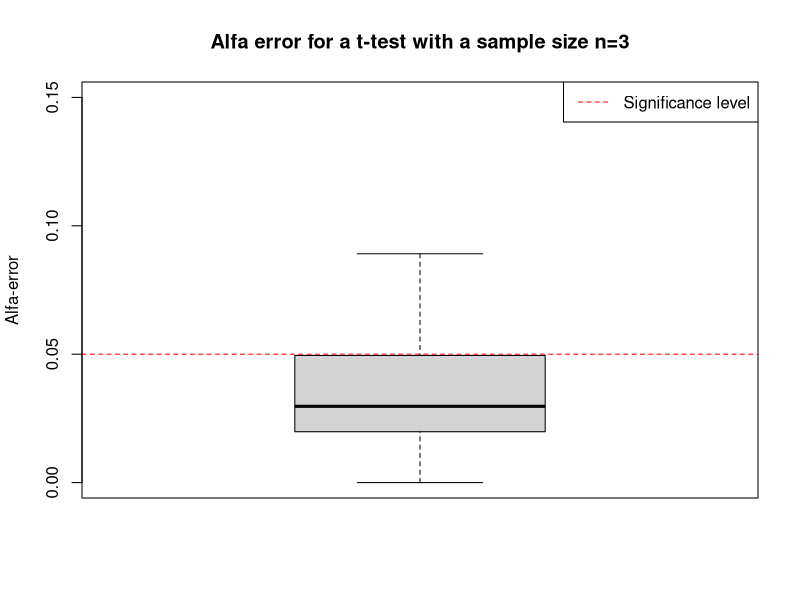
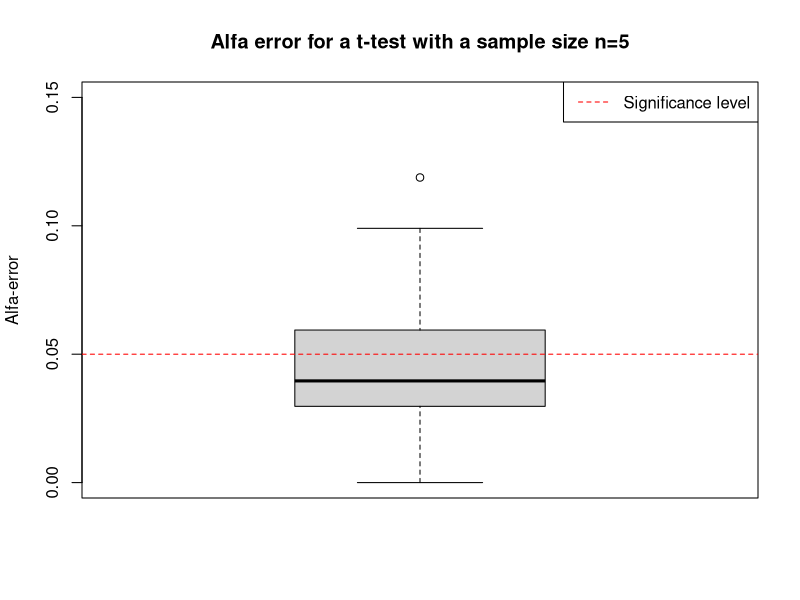
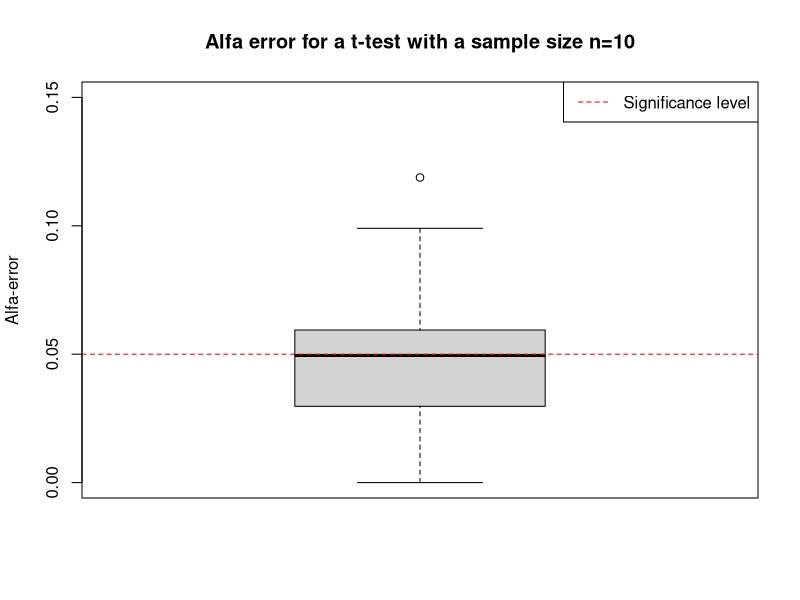
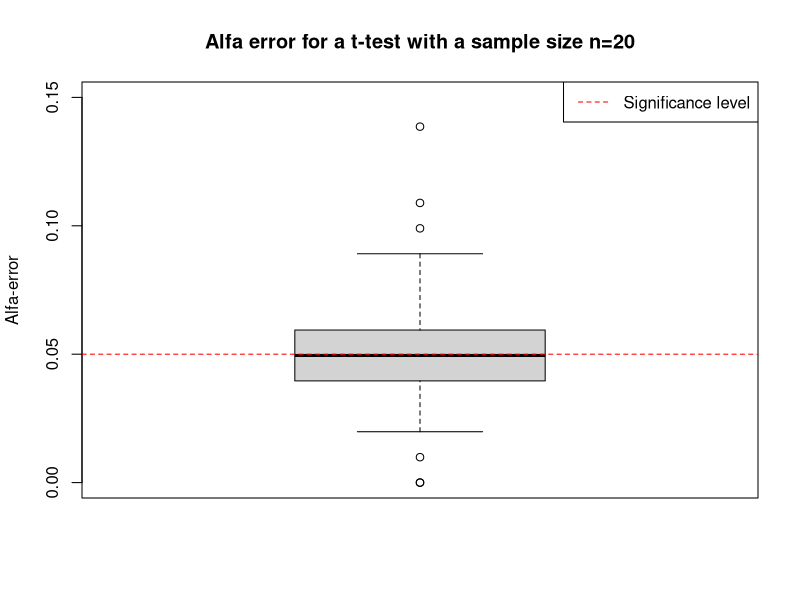
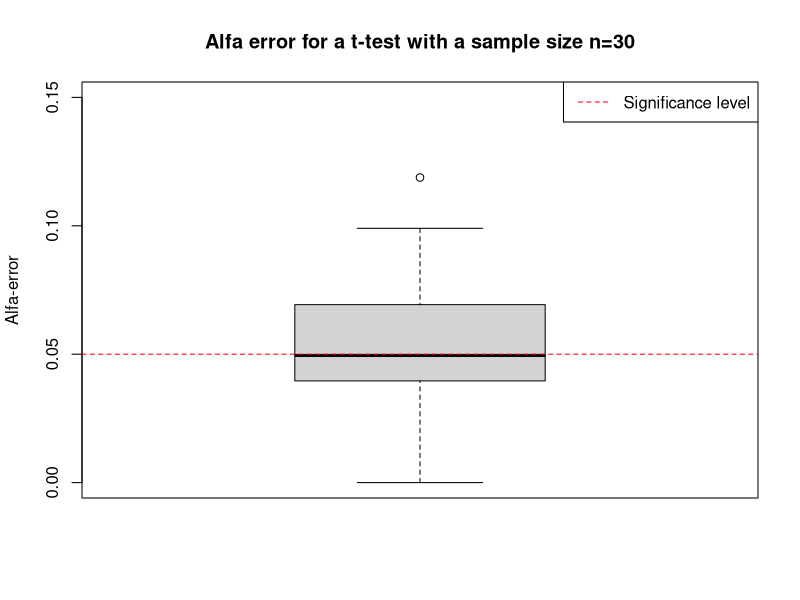
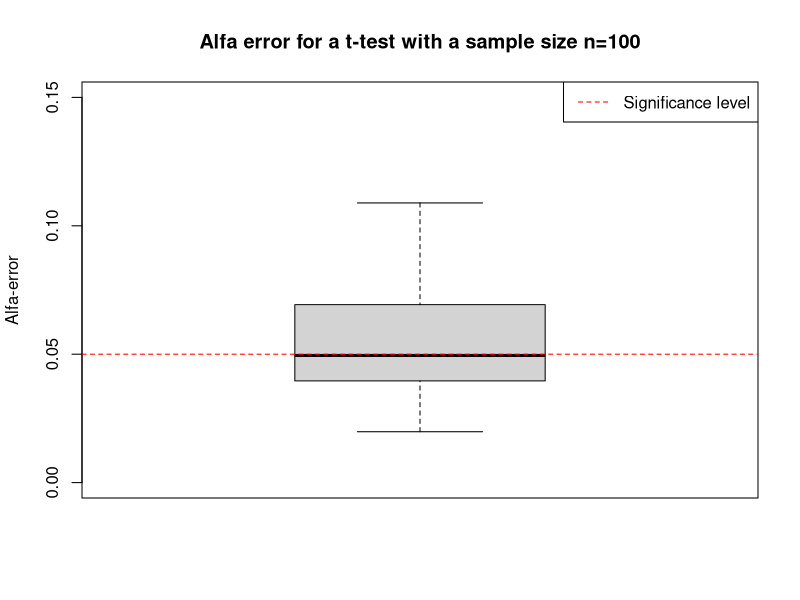
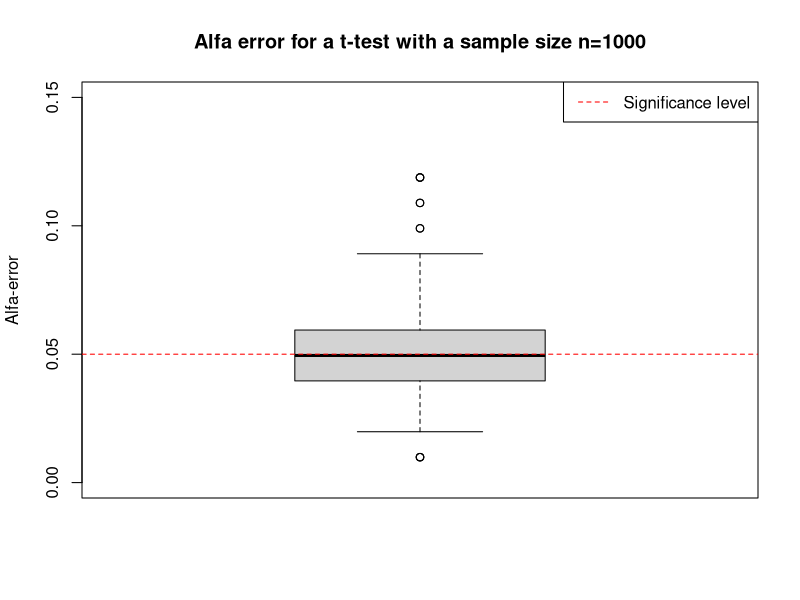

Reproduce these figures in R, in order.
## ---- chunk 1

sample_sizes <- c(3, 5, 10, 20, 30, 100, 1000)
sign_level <- 0.05
total_simulations <- 100
tests_per_simulation <- 100
## ---- chunk 2

for (n in sample_sizes){
  simulations <- 0 #Number of simulations
  sign <- numeric(0) #Percentage of significant testes per simulation
  notsign <- numeric(0) #Percentage of not significant tests per simulation
  
  while (simulations <= total_simulations) {
    tests <- 0 #Number of total performed tests per simulation
    count_sign <- 0 #Number of significant tests
    count_notsign <- 0 #Number of not significant tests
    sign_p <- numeric(0) #Pvalues of the significant tests
    notsign_p <- numeric(0) #Pvalues of the not significant tests
    
    #Set a random mean and sd for the underlying prob. distribution
    mean <- runif(1, min=4, max=10) 
    sd <- runif(1, min=1, max=3)

    while (tests <= tests_per_simulation) {
      #Two random samples with the same underlying prob. distribution
      m1 <- rnorm(n, mean, sd) 
      m2 <- rnorm(n, mean, sd)
      
      test <- t.test(m1, m2) #Performing test
      
      #Uncomment if you want to plot (Increases computation time)
      #par(mfrow=c(1,2))
      #plot(m1, ylim = c(5,11), main=paste0("mean 1= ", mean(m1)))
      #plot(m2, ylim = c(5,11), main=paste0("mean 2= ", mean(m2)))
      #title(paste0("t test p-value= ", test$p.value),
      #     line = 0.5, font.main = 1, cex.main = 1)
      
      if (test$p.value < sign_level) {
        count_sign = count_sign + 1
        sign_p <- c(sign_p, test$p.value)
      } else {
        count_notsign = count_notsign + 1
        notsign_p <- c(notsign_p, test$p.value)
      }
      
      tests = tests + 1 
    }
    
    #Fraction of significant tests (False positives) for current simulation
    sign <- c(sign, count_sign/tests) 
    
    #Fraction of not significant tests for current simulation
    notsign <- c(notsign, count_notsign/tests) 
    
    simulations = simulations+1
  }
  
  boxplot(sign, ylab="Alfa-error", 
          main= paste0("Alfa error for a t-test with a sample size n=", n), 
          ylim=c(0,0.15))
  abline(h=sign_level, col="red", lty="dashed")
  legend("topright", legend ="Significance level", col="red", lty="dashed")
}
